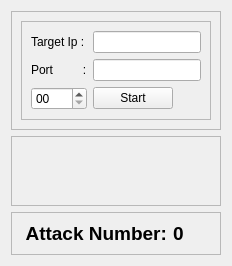
            <widget class="QWidget" name="dos_attack">
             <layout class="QVBoxLayout" name="verticalLayout_25">
              <item>
               <widget class="QFrame" name="frame_11">
                <property name="frameShape">
                 <enum>QFrame::StyledPanel</enum>
                </property>
                <property name="frameShadow">
                 <enum>QFrame::Raised</enum>
                </property>
                <layout class="QVBoxLayout" name="verticalLayout_26">
                 <item>
                  <widget class="QFrame" name="frame_12">
                   <property name="frameShape">
                    <enum>QFrame::StyledPanel</enum>
                   </property>
                   <property name="frameShadow">
                    <enum>QFrame::Raised</enum>
                   </property>
                   <layout class="QGridLayout" name="gridLayout_14">
                    <item row="1" column="1">
                     <widget class="QLineEdit" name="lineEdit_17"/>
                    </item>
                    <item row="1" column="0">
                     <widget class="QLabel" name="label_52">
                      <property name="text">
                       <string>Port         :</string>
                      </property>
                     </widget>
                    </item>
                    <item row="0" column="0">
                     <widget class="QLabel" name="label_53">
                      <property name="text">
                       <string>Target Ip :</string>
                      </property>
                     </widget>
                    </item>
                    <item row="0" column="1">
                     <widget class="QLineEdit" name="lineEdit_16"/>
                    </item>
                    <item row="3" column="0">
                     <widget class="QTimeEdit" name="timeEdit">
                      <property name="displayFormat">
                       <string>ss</string>
                      </property>
                     </widget>
                    </item>
                    <item row="3" column="1" alignment="Qt::AlignLeft">
                     <widget class="QPushButton" name="pushButton_38">
                      <property name="text">
                       <string>Start</string>
                      </property>
                      <property name="icon">
                       <iconset resource="feathers.qrc">
                        <normaloff>:/feather/feather/zap.svg</normaloff>:/feather/feather/zap.svg</iconset>
                      </property>
                      <property name="iconSize">
                       <size>
                        <width>32</width>
                        <height>32</height>
                       </size>
                      </property>
                     </widget>
                    </item>
                   </layout>
                  </widget>
                 </item>
                </layout>
               </widget>
              </item>
              <item>
               <widget class="QFrame" name="frame_26">
                <property name="frameShape">
                 <enum>QFrame::StyledPanel</enum>
                </property>
                <property name="frameShadow">
                 <enum>QFrame::Raised</enum>
                </property>
                <layout class="QVBoxLayout" name="verticalLayout_27">
                 <item>
                  <widget class="QLabel" name="label_56">
                   <property name="font">
                    <font>
                     <pointsize>14</pointsize>
                     <weight>75</weight>
                     <bold>true</bold>
                    </font>
                   </property>
                   <property name="text">
                    <string/>
                   </property>
                  </widget>
                 </item>
                 <item>
                  <widget class="QLabel" name="label_57">
                   <property name="font">
                    <font>
                     <pointsize>14</pointsize>
                     <weight>75</weight>
                     <bold>true</bold>
                    </font>
                   </property>
                   <property name="text">
                    <string/>
                   </property>
                  </widget>
                 </item>
                </layout>
               </widget>
              </item>
              <item>
               <widget class="QFrame" name="frame_13">
                <property name="frameShape">
                 <enum>QFrame::StyledPanel</enum>
                </property>
                <property name="frameShadow">
                 <enum>QFrame::Raised</enum>
                </property>
                <layout class="QHBoxLayout" name="horizontalLayout_13">
                 <item>
                  <widget class="QLabel" name="label_54">
                   <property name="font">
                    <font>
                     <pointsize>14</pointsize>
                     <weight>75</weight>
                     <bold>true</bold>
                    </font>
                   </property>
                   <property name="text">
                    <string> Attack Number:</string>
                   </property>
                  </widget>
                 </item>
                 <item>
                  <widget class="QLabel" name="label_55">
                   <property name="font">
                    <font>
                     <pointsize>14</pointsize>
                     <weight>75</weight>
                     <bold>true</bold>
                    </font>
                   </property>
                   <property name="text">
                    <string>0</string>
                   </property>
                  </widget>
                 </item>
                </layout>
               </widget>
              </item>
             </layout>
            </widget>
